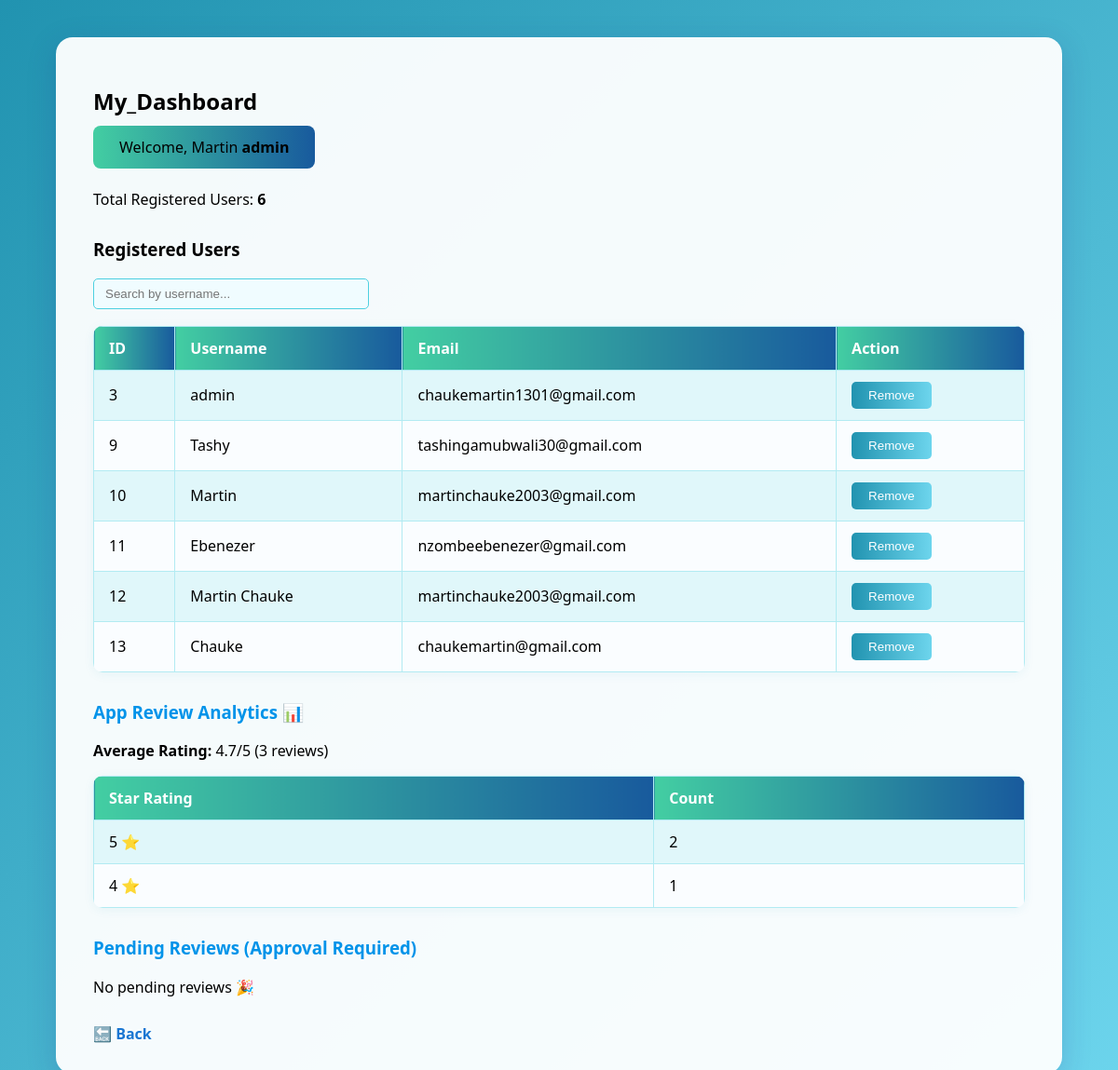
Page /admin (signed in) on the earlier database version.
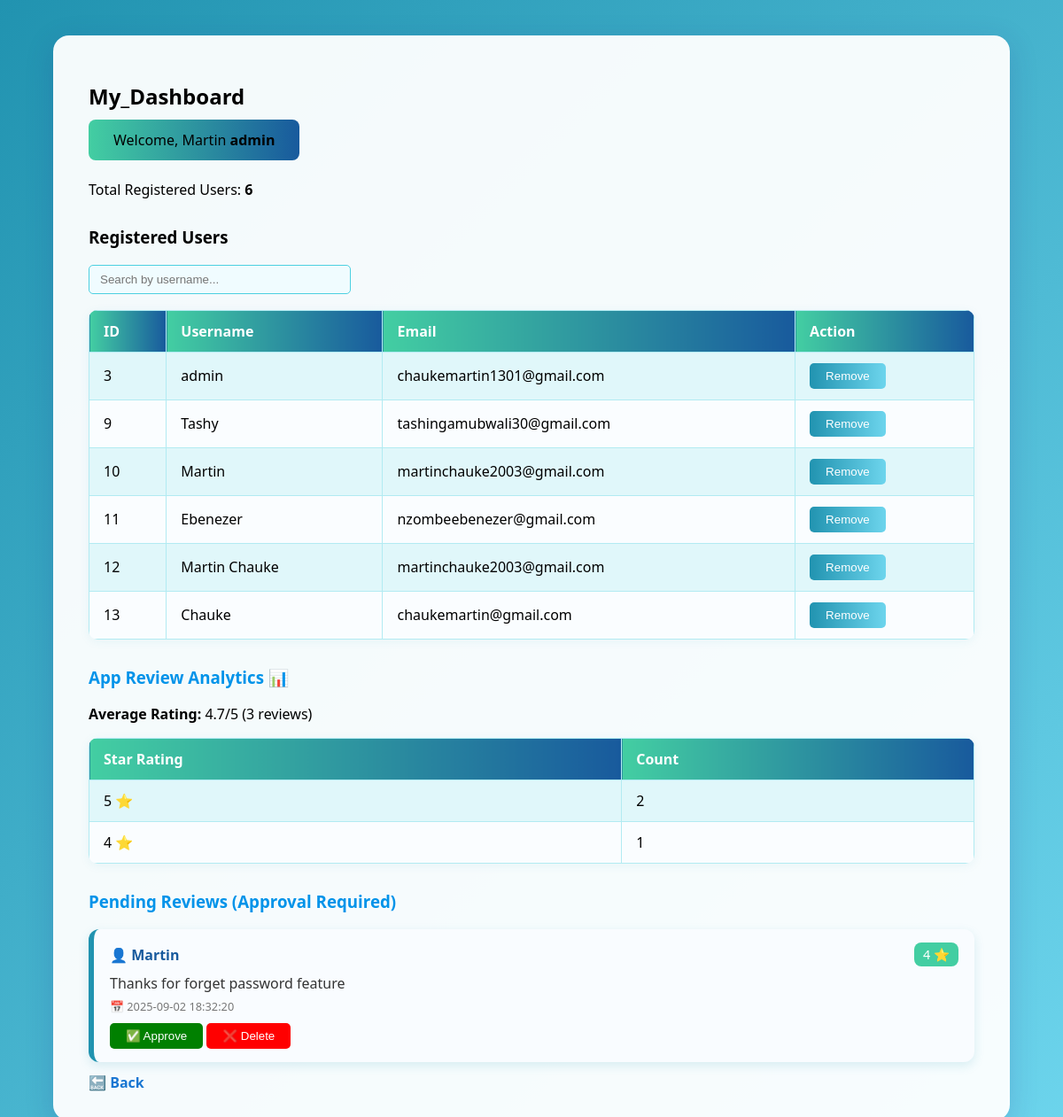
Same page on the later database version.
### tables this page shows
CREATE TABLE users (
    id INTEGER PRIMARY KEY AUTOINCREMENT,
    username TEXT NOT NULL,
    email TEXT NOT NULL,
    password TEXT NOT NULL
    , is_admin INTEGER DEFAULT 0);

CREATE TABLE app_reviews (
    id INTEGER PRIMARY KEY AUTOINCREMENT,
    reviewer_id INTEGER NOT NULL,
    rating INTEGER NOT NULL CHECK(rating BETWEEN 1 AND 5),
    comment TEXT,
    created_at TIMESTAMP DEFAULT CURRENT_TIMESTAMP, status TEXT DEFAULT 'pending',
    FOREIGN KEY (reviewer_id) REFERENCES users (id)
     );

### app.py (the view, shortened to what this page needs)
@app.route("/admin", methods=["GET", "POST"])
@admin_required
def admin_dashboard():
    conn = get_db_connection()
    conn.row_factory=sqlite3.Row # accessing as dicts
    approve_id=request.form.get("approve_review_id")
    if approve_id:
        conn.execute("UPDATE app_reviews SET status = 'approved' WHERE id = ?", (approve_id,))
        conn.commit()
        flash("Review approved✅.","success")
    delete_id=request.form.get("delete_review_id")
    if delete_id:
        conn.execute("DELETE FROM app_reviews WHERE id=?",(delete_id,))
        conn.commit()
        flash("Review deleted❌.","danger")
    users = conn.execute("SELECT * FROM users").fetchall()
    rating_counts=conn.execute("""
        SELECT rating,  COUNT(*) AS count
        FROM app_reviews
        WHERE app_reviews.status='approved'
        GROUP BY rating
        ORDER BY rating DESC
 """).fetchall()
    avg_rating=conn.execute("SELECT AVG(rating) AS avg FROM app_reviews where status='approved'").fetchone()["avg"]
    pending_reviews = conn.execute("""
        SELECT ar.id, u.username, ar.rating, ar.comment, ar.created_at
        FROM app_reviews ar
        JOIN users u ON ar.reviewer_id = u.id
        WHERE ar.status='pending'
        ORDER BY ar.created_at DESC
    """).fetchall()
    recent_reviews = conn.execute("""
        SELECT users.username, app_reviews.rating, app_reviews.comment, app_reviews.created_at
        FROM app_reviews
        JOIN users ON app_reviews.reviewer_id = users.id
        ORDER BY app_reviews.created_at DESC
        LIMIT 5
    """).fetchall()
    conn.close()
    rating_counts=[dict(row) for row in rating_counts]
    return render_template(
        "admin_dashboard.html",
        users=users,
        rating_counts=rating_counts,
        avg_rating=avg_rating or 0,
        total_reviews=sum(row["count"] for row in rating_counts),
        recent_reviews=recent_reviews,
        pending_reviews=pending_reviews
        )

### app.py (called while the page is built)
def get_db_connection():
    conn=sqlite3.connect(DATABASE)
    conn.row_factory=sqlite3.Row
    return conn

def admin_required(f):
    @wraps(f)
    def wrapper(*args, **kwargs):
        if "user_id" not in session:
            flash("Please log in to continue.", "warning")
            return redirect(url_for("login"))
        conn = get_db_connection()
        user = conn.execute("SELECT * FROM users WHERE id = ?", (session["user_id"],)).fetchone()
        conn.close()
        if not user or user["is_admin"] != 1:
            flash("Admin access only.", "danger")
            return redirect(url_for("home"))
        return f(*args, **kwargs)
    return wrapper

@app.before_request
def save_last_page():
    if request.endpoint not in ("login", "logout", "register", "static", "home"):
        session["prev_page"] = request.path

@app.context_processor
def inject_user_role():
    return dict(is_admin=session.get("is_admin"))

### templates/admin_dashboard.html (shortened to what this page needs)
<!DOCTYPE html>
<html>
<head>
</head>
<body>
    <div class="dashboard-container">
        <h2 style="color:black"><strong>My_Dashboard</strong></h2>
        <div class="welcome" style="color:black">Welcome, Martin <strong>{{ session.username }}</strong></div>
        <div class="user-count" style="color:black">Total Registered Users: <strong>{{ users|length }}</strong></div>
        <h3 style="color:black">Registered Users</h3>
        <input type="text" id="searchInput" placeholder="Search by username...">
        <table>
            <tr><th>ID</th><th>Username</th><th>Email</th><th>Action</th></tr>
            {% for user in users %}
            <tr>
                <td>{{ user.id }}</td>
                <td>{{ user.username }}</td>
                <td>{{ user.email }}</td>
                <td>
                    <form method="post" style="display:inline; color:black">
                        <button type="submit" class="remove-btn"
                            onclick="return confirm('Remove {{ user.username }}?');">Remove</button>
                    </form>
                </td>
            </tr>
            {% endfor %}
        </table>
        <h3><strong>App Review Analytics 📊</strong></h3>
        {% if total_reviews > 0 %}
            <p><strong>Average Rating:</strong> {{ "%.1f"|format(avg_rating) }}/5 ({{ total_reviews }} reviews)</p>
            <table>
                <tr><th>Star Rating</th><th>Count</th></tr>
                {% for row in rating_counts %}
                <tr>
                    <td>{{ row['rating'] }} ⭐</td>
                    <td>{{ row['count'] }}</td>
                </tr>
                {% endfor %}
            </table>
        {% endif %}
<h3><strong>Pending Reviews (Approval Required)</strong></h3>
{% if pending_reviews %}
    <div class="reviews-container">
        {% for r in pending_reviews %}
           <div class="review-card">
                <div class="review-header">
                    <span class="review-user">👤 {{ r['username'] }}</span>
                    <span class="review-rating">{{ r['rating'] }} ⭐</span>
                </div>
                <div class="review-comment">
                      {{ r['comment'] or "No comment" }}
                </div>
                <div class="review-date">
                    📅 {{ r['created_at'] }}
                </div>
                <div style="margin-top:10px;">
                    <form method="post" style="display:inline;">
                        <button type="submit" class="remove-btn" style="background:green;"
                            onclick="return confirm('Approve this review?');">✅ Approve</button>
                    </form>
                    <form method="post" style="display:inline;">
                        <button type="submit" class="remove-btn" style="background:red;"
                            onclick="return confirm('Delete this review?');">❌ Delete</button>
                    </form>
                </div>
            </div>
        {% endfor %}
    </div>
{% else %}
    <p>No pending reviews 🎉</p>
{% endif %}
        <a href="{{ url_for('predict_page') }}" class="back-link">🔙 Back</a>
    </div>
</body>
</html>

Differences in the rows shown:
added app_reviews: username "Martin", rating "4", comment "Thanks for forget password feature", created_at "2025-09-02 18:32:20"
Other differences:
text no longer shown: "No pending reviews 🎉"
